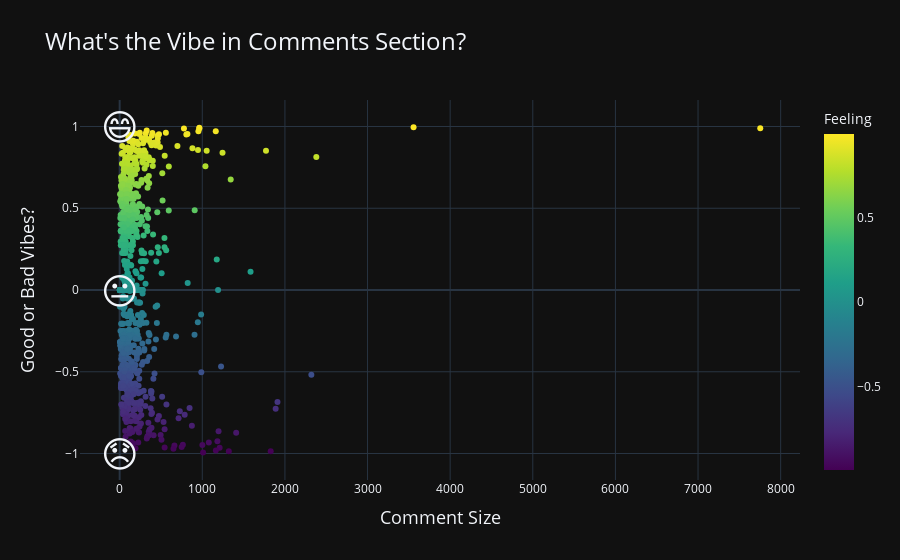

The notebook cell saved with this chart:
### Code cell
import plotly.express as px

# Create the scatter plot
fig = px.scatter(df_comments, x='Comment_Length', y='Sentiment',
                 title='What\'s the Vibe in Longer Comments?',
                 labels={'Comment_Length': 'How Long is the Comment?', 'Sentiment': 'Feeling'},
                 template='plotly_dark',
                 color='Sentiment',
                 color_continuous_scale='Viridis')

# Add axis labels and title
fig.update_layout(
    title=dict(
        text='What\'s the Vibe in Comments Section?',
        font=dict(
            size=24
        )
    ),
    xaxis_title='Comment Size',
    yaxis_title='Good or Bad Vibes?',
    xaxis=dict(
        title_font=dict(
            size=18
        )
    ),
    yaxis=dict(
        title_font=dict(
            size=18
        )
    ),
    annotations=[
        dict(
            x=0,
            y=1,
            xref='x',
            yref='y',
            text="😄",
            showarrow=False,
            font=dict(
                size=36
            )
        ),
        dict(
            x=0,
            y=0,
            xref='x',
            yref='y',
            text="😐",
            showarrow=False,
            font=dict(
                size=36
            )
        ),
        dict(
            x=0,
            y=-1,
            xref='x',
            yref='y',
            text="😞",
            showarrow=False,
            font=dict(
                size=36
            )
        )
    ]
)

fig.show()

### Figure 1 — Plotly figure (JSON) as saved in the notebook; plotly's stock layout.template omitted (floating-point values rounded to 4 significant figures; data arrays with more than 128 entries replaced by an {"elided": "..."} marker saying what was removed)
{"data": [{"hovertemplate": "How Long is the Comment?=%{x}<br>Feeling=%{marker.color}<extra></extra>", "legendgroup": "", "marker": {"color": {"elided": "1000 float values"}, "coloraxis": "coloraxis", "symbol": "circle"}, "mode": "markers", "name": "", "orientation": "v", "showlegend": false, "type": "scatter", "x": {"elided": "1000 int values"}, "xaxis": "x", "y": {"elided": "1000 float values"}, "yaxis": "y"}], "layout": {"annotations": [{"font": {"size": 36}, "showarrow": false, "text": "😄", "x": 0, "xref": "x", "y": 1, "yref": "y"}, {"font": {"size": 36}, "showarrow": false, "text": "😐", "x": 0, "xref": "x", "y": 0, "yref": "y"}, {"font": {"size": 36}, "showarrow": false, "text": "😞", "x": 0, "xref": "x", "y": -1, "yref": "y"}], "coloraxis": {"colorbar": {"title": {"text": "Feeling"}}, "colorscale": [[0, "#440154"], [0.1111, "#482878"], [0.2222, "#3e4989"], [0.3333, "#31688e"], [0.4444, "#26828e"], [0.5556, "#1f9e89"], [0.6667, "#35b779"], [0.7778, "#6ece58"], [0.8889, "#b5de2b"], [1, "#fde725"]]}, "legend": {"tracegroupgap": 0}, "title": {"font": {"size": 24}, "text": "What's the Vibe in Comments Section?"}, "xaxis": {"anchor": "y", "domain": [0, 1], "title": {"font": {"size": 18}, "text": "Comment Size"}}, "yaxis": {"anchor": "x", "domain": [0, 1], "title": {"font": {"size": 18}, "text": "Good or Bad Vibes?"}}}}
